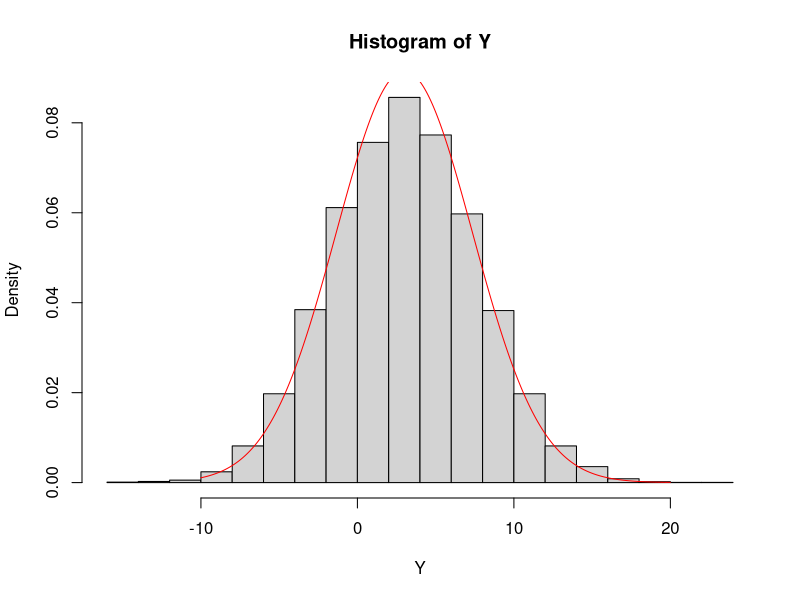

Source code (R):
n <- 10000

sigma <- matrix(c(4,3,3,9), 2,2)

A <-  chol(sigma)
u <- runif(n)
v <- runif(n)

X <- matrix( numeric(2*n), 2, n)
for(i in 1:n){
  z1 <- sqrt(-2 * log(u[i])) * cos(2 * pi * v[i]) 
  z2 <- sqrt(-2 * log(u[i])) * sin(2 * pi * v[i]) 
  Z <- c(z1, z2)
  X[,i] = A %*% Z + 1:2
  
}

Y = X[1,] + X[2,]

hist(Y, freq = F)

x <- seq(-10, 20, 1/100)
y <- dnorm(x, mean = 3, sd = sqrt(19))

lines(x,y, type = 'l', col = "red")


